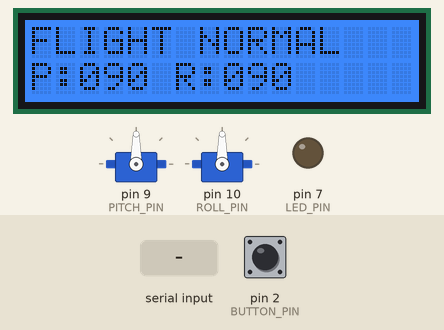
Recording of a sketch running on a simulated Arduino Uno, built with avr-gcc and run on an emulated ATmega328P. On the bench: 2 × servo, 16×2 character LCD, output pins drawn as LEDs (lit = HIGH). Inputs (shaded band) come from the test bench; at power-on: pin 2 (BUTTON_PIN) HIGH. What the sketch prints to the serial monitor is not drawn.

Above: at 1.2 s.
1.3 s: pin 2 (BUTTON_PIN) pulled LOW for 0.15 s
At 1.8 s:
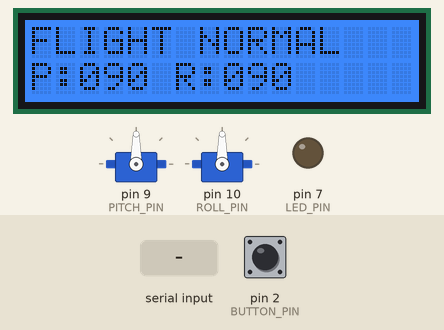
5.9 s: pin 2 (BUTTON_PIN) pulled LOW for 3.2 s
At 6.5 s:
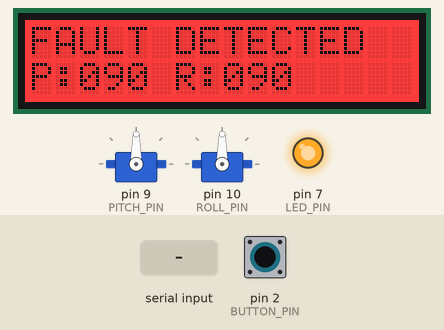
10.6 s: "FAULT:1\n" received over Serial
At 11.4 s:
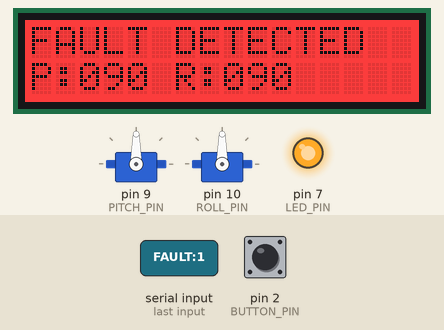
Timing chart, 0 to 13.1 s (numbered marks = the images above; inputs shaded):
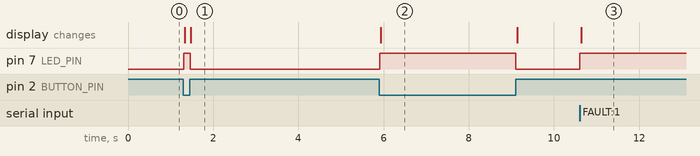

The sketch:

SJFlightSense_Phase4_LCD_Control.ino
```cpp
#include <Servo.h>
#include <stdlib.h>
#include <string.h>
#include <Wire.h>
#include "rgb_lcd.h"

rgb_lcd lcd;

// FlightSense Phase 4:
// USB Serial + Two-Axis Servo Control

const byte BUTTON_PIN = 2;
const byte LED_PIN = 7;
const byte PITCH_PIN = 9;
const byte ROLL_PIN = 10;

const int CENTER = 90;
const int MIN_ANGLE = 75;
const int MAX_ANGLE = 105;

const unsigned long TIMEOUT_MS = 10000;

Servo pitchServo;
Servo rollServo;

int pitchTarget = CENTER;
int rollTarget = CENTER;

bool softwareFault = false;
bool remoteActive = false;
bool linkTimeout = false;
bool lastManualState = false;

unsigned long lastContact = 0;

char serialBuffer[40];
byte serialLength = 0;

bool buttonPressed() {
  return digitalRead(BUTTON_PIN) == LOW;
}

bool faultActive() {
  return buttonPressed() ||
         softwareFault ||
         linkTimeout;
}

void applyOutputs() {
  if (faultActive()) {
    digitalWrite(LED_PIN, HIGH);
    pitchServo.write(CENTER);
    rollServo.write(CENTER);
  } else {
    digitalWrite(LED_PIN, LOW);
    pitchServo.write(pitchTarget);
    rollServo.write(rollTarget);
  }
}

void acknowledgeContact() {
  remoteActive = true;
  linkTimeout = false;
  lastContact = millis();
}

bool parseAngle(const char *text, int &result) {
  char *end;
  long value = strtol(text, &end, 10);

  if (end == text || *end != '\0') {
    return false;
  }

  if (value < MIN_ANGLE || value > MAX_ANGLE) {
    return false;
  }

  result = (int)value;
  return true;
}

void printStatus() {
  Serial.print("STATUS PITCH=");
  Serial.print(faultActive() ? CENTER : pitchTarget);

  Serial.print(" ROLL=");
  Serial.print(faultActive() ? CENTER : rollTarget);

  Serial.print(" BUTTON=");
  Serial.print(buttonPressed() ? 1 : 0);

  Serial.print(" FAULT=");
  Serial.print(faultActive() ? 1 : 0);

  Serial.print(" TIMEOUT=");
  Serial.println(linkTimeout ? 1 : 0);
}

void processCommand(char *command) {
  if (strcmp(command, "STATUS") == 0) {
    printStatus();
    return;
  }

  if (strcmp(command, "PING") == 0) {
    acknowledgeContact();
    Serial.println("PONG");
    return;
  }

  if (strcmp(command, "FAULT:1") == 0) {
    acknowledgeContact();
    softwareFault = true;
    pitchTarget = CENTER;
    rollTarget = CENTER;
    Serial.println("OK FAULT ACTIVE");
    return;
  }

  if (strcmp(command, "FAULT:0") == 0) {
    acknowledgeContact();
    softwareFault = false;
    pitchTarget = CENTER;
    rollTarget = CENTER;
    Serial.println("OK FAULT CLEARED");
    return;
  }

  if (buttonPressed()) {
    Serial.println("ERR MANUAL FAULT");
    return;
  }

  if (softwareFault) {
    Serial.println("ERR SOFTWARE FAULT");
    return;
  }

  if (strcmp(command, "CENTER") == 0) {
    acknowledgeContact();
    pitchTarget = CENTER;
    rollTarget = CENTER;
    Serial.println("OK CENTER");
    return;
  }

  int angle;

  if (strncmp(command, "PITCH:", 6) == 0) {
    if (!parseAngle(command + 6, angle)) {
      Serial.println("ERR PITCH RANGE 75-105");
      return;
    }

    acknowledgeContact();
    pitchTarget = angle;
    Serial.println("OK PITCH");
    return;
  }

  if (strncmp(command, "ROLL:", 5) == 0) {
    if (!parseAngle(command + 5, angle)) {
      Serial.println("ERR ROLL RANGE 75-105");
      return;
    }

    acknowledgeContact();
    rollTarget = angle;
    Serial.println("OK ROLL");
    return;
  }

  Serial.println("ERR UNKNOWN COMMAND");
}

void readCommands() {
  while (Serial.available() > 0) {
    char c = (char)Serial.read();

    if (c == '\r') continue;

    if (c == '\n') {
      if (serialLength > 0) {
        serialBuffer[serialLength] = '\0';
        processCommand(serialBuffer);
        serialLength = 0;
      }
    } else if (serialLength < sizeof(serialBuffer) - 1) {
      serialBuffer[serialLength++] = c;
    } else {
      serialLength = 0;
      Serial.println("ERR COMMAND TOO LONG");
    }
  }
}

void setup() {
  pinMode(BUTTON_PIN, INPUT_PULLUP);
  pinMode(LED_PIN, OUTPUT);

  digitalWrite(LED_PIN, LOW);

  Serial.begin(115200);

  pitchServo.attach(PITCH_PIN);
  rollServo.attach(ROLL_PIN);

  pitchServo.write(CENTER);
  rollServo.write(CENTER);

  lastManualState = buttonPressed();

  Serial.println("FlightSense Phase 4 READY");
  applyOutputs();

  lcd.begin(16, 2);
lcd.setRGB(0, 80, 255);

lcd.setCursor(0, 0);
lcd.print("FlightSense");

lcd.setCursor(0, 1);
lcd.print("Controller Ready");
}

void loop() {
  bool currentManualState = buttonPressed();

  if (currentManualState && !lastManualState) {
    pitchTarget = CENTER;
    rollTarget = CENTER;
    Serial.println("EVENT MANUAL FAULT");
  }

  if (!currentManualState && lastManualState) {
    Serial.println("EVENT MANUAL CLEARED");
  }

  lastManualState = currentManualState;

  readCommands();

  if (remoteActive && !linkTimeout &&
      millis() - lastContact > TIMEOUT_MS) {
    linkTimeout = true;
    pitchTarget = CENTER;
    rollTarget = CENTER;
    Serial.println("EVENT LINK TIMEOUT");
  }

  applyOutputs();
  updateLCD();
  delay(10);
}


void updateLCD() {
  // Uses faultActive(), pitchTarget and rollTarget
  // from your existing Phase 4 sketch.

  static bool lastFault = false;
  static int lastPitch = -1;
  static int lastRoll = -1;
  static bool firstUpdate = true;

  bool fault = faultActive();

  int pitch = fault ? 90 : pitchTarget;
  int roll  = fault ? 90 : rollTarget;

  // Update only when values actually change.
  if (!firstUpdate &&
      fault == lastFault &&
      pitch == lastPitch &&
      roll == lastRoll) {
    return;
  }

  firstUpdate = false;
  lastFault = fault;
  lastPitch = pitch;
  lastRoll = roll;

  lcd.setCursor(0, 0);

  if (fault) {
    lcd.setRGB(255, 0, 0);
    lcd.print("FAULT DETECTED  ");
  } else {
    lcd.setRGB(0, 100, 255);
    lcd.print("FLIGHT NORMAL   ");
  }

  lcd.setCursor(0, 1);
  lcd.print("P:");
  if (pitch < 100) lcd.print("0");
  lcd.print(pitch);

  lcd.print(" R:");
  if (roll < 100) lcd.print("0");
  lcd.print(roll);

  lcd.print("     ");
}
```

Measured:
- after the input at 1.3 s, pin 7 (LED_PIN): LOW → HIGH at once, → LOW 0.15 s later; the display: first changes at once (image 1 shows a later state)
- after the input at 5.9 s, pin 7 (LED_PIN): LOW → HIGH at once, → LOW 3.2 s later; the display: changes at once (image 2)
- after the input at 10.6 s, pin 7 (LED_PIN): LOW → HIGH at once; the display: changes at once (image 3)
